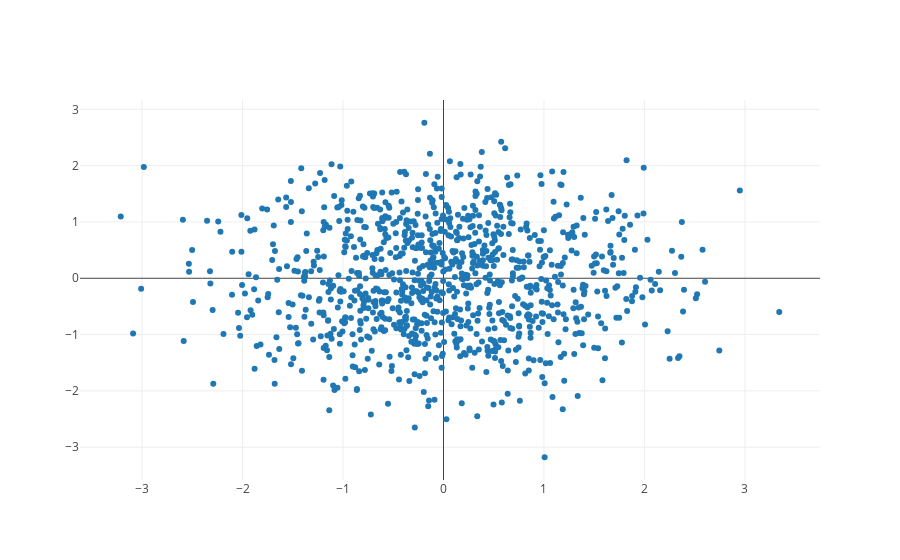

This figure's notebook cell:
### Code cell
import plotly.plotly as py
import plotly.graph_objs as go

#create random data with numpy
import numpy as np

N = 1000
random_x = np.random.randn(N)
random_y = np.random.randn(N)

# create a trace
trace = go.Scatter(
    x = random_x,
    y = random_y,
    mode = 'markers'
)

data = [trace]

#plot and embed in ipython notebook!
plotly.offline.iplot(data, filename='basic-scatter')
# or plot with: plot_url = py.plot(data, filename='basic-line')

### Figure 1 — Plotly figure (JSON) as saved in the notebook; plotly's stock layout.template omitted (floating-point values rounded to 4 significant figures; data arrays with more than 128 entries replaced by an {"elided": "..."} marker saying what was removed)
{"data": [{"mode": "markers", "type": "scatter", "uid": "bc117224-b58e-11e8-afd4-305a3a7dab58", "x": {"elided": "1000 float values"}, "y": {"elided": "1000 float values"}}], "layout": {}}
